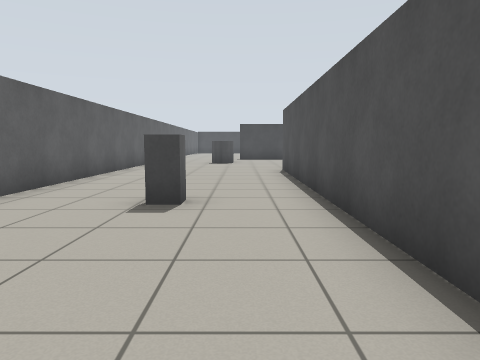
[1] (above)

24 first-person views from a walk through a world built for the Gazebo simulator. The camera is 0.87 m above the floor, tilts 6° down and sees 70° across. Floor lines are 1 m apart. The floor is counted in squares, 1 m on a side. Each view is taken from the middle of a square. On the plan, view 1 faces up. The plan holds only what a view shows up to about 12 squares ahead; the rest is blank. The place goes on beyond the plan.

[2]
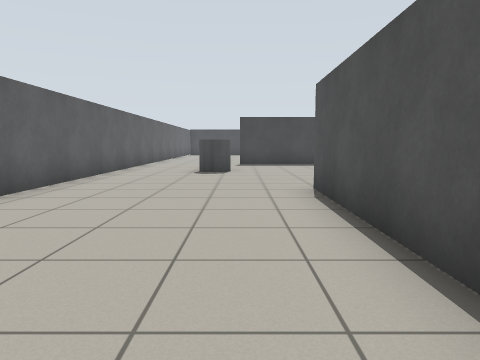

[3]
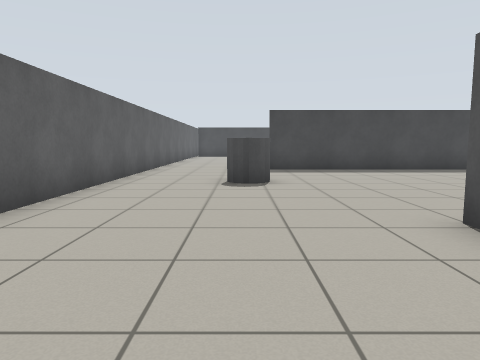

[4]
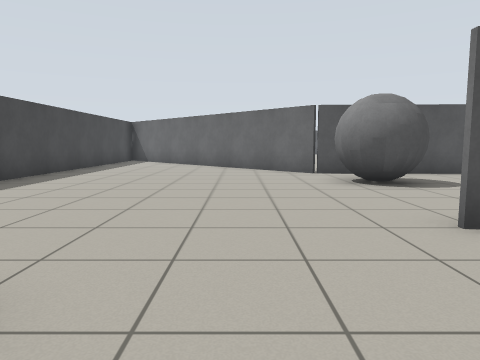

[5]
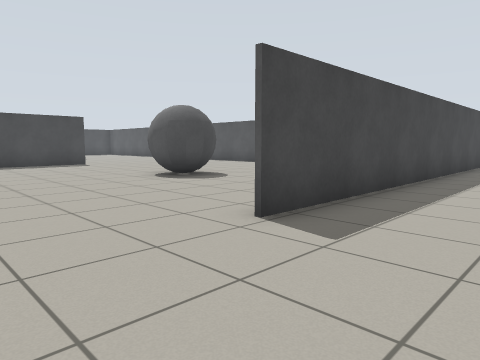

[6]
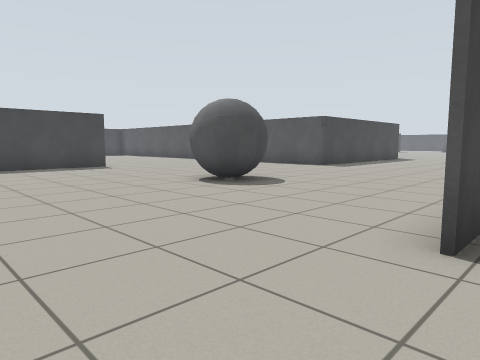

[7]
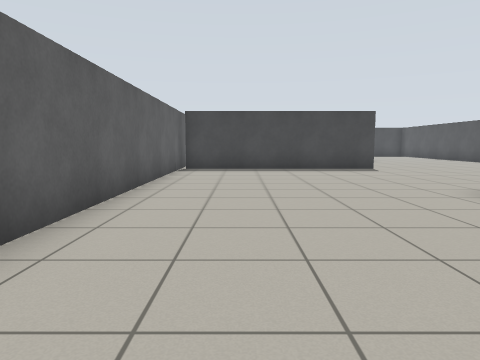

[8]
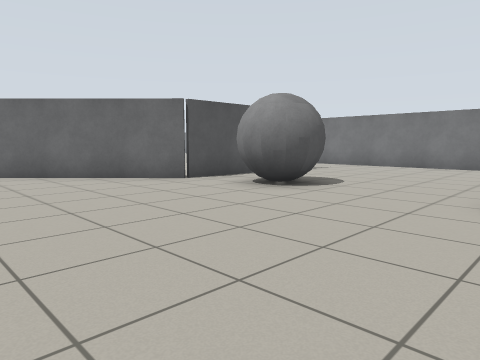

[9]
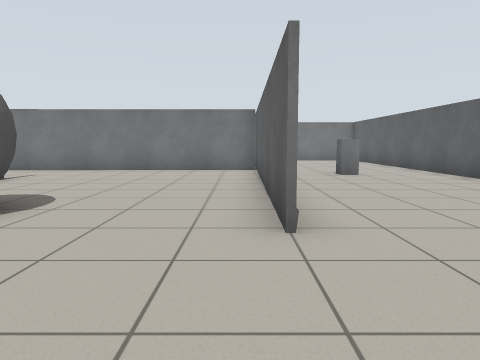

[10]
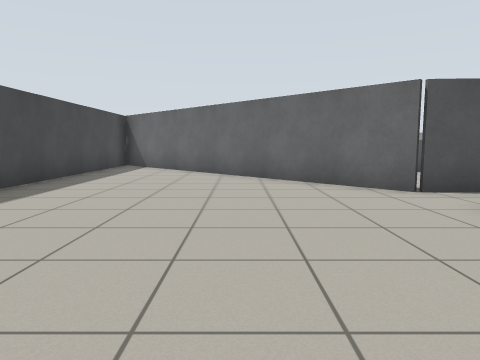

[11]
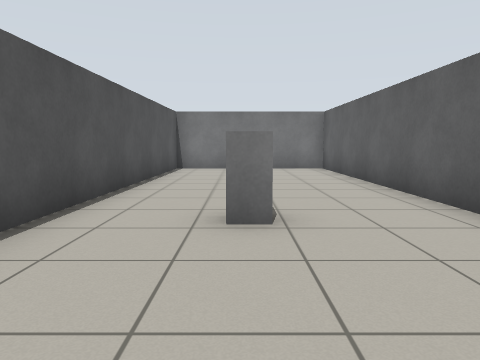

[12]
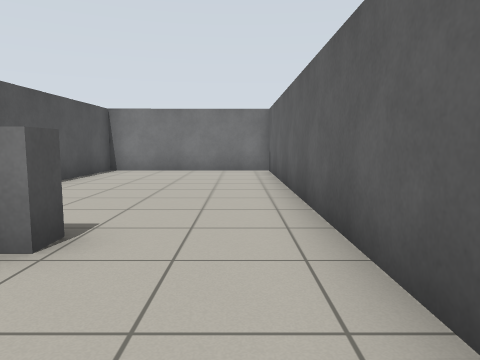

[13]
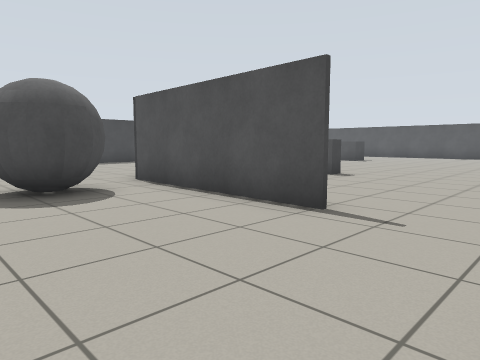

[14]
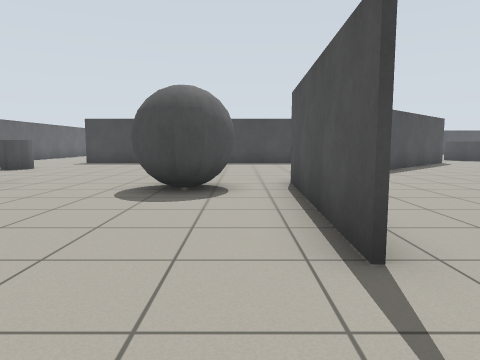

[15]
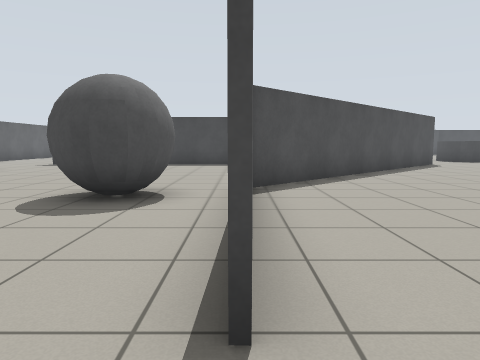

[16]
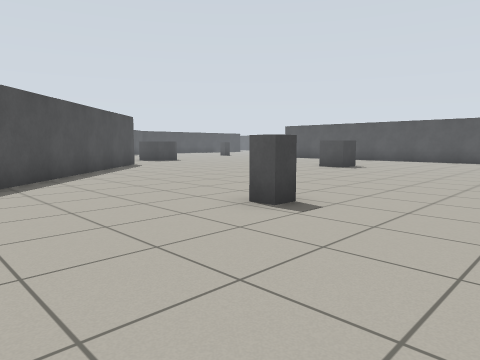

[17]
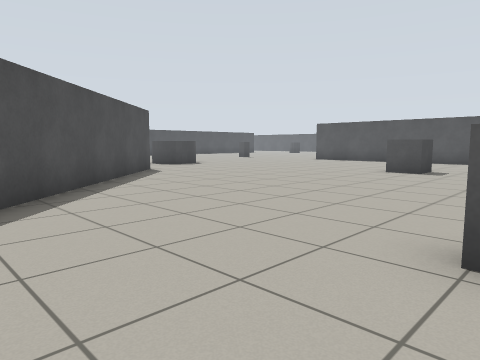

[18]
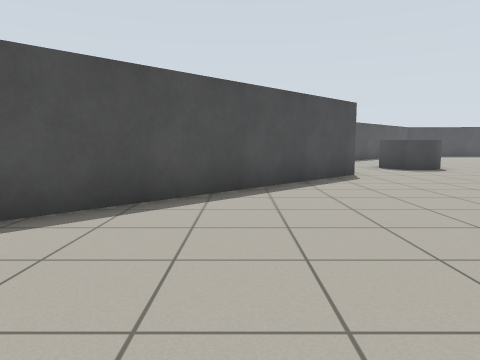

[19]
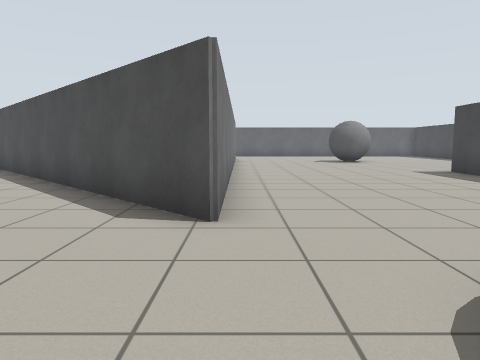

[20]
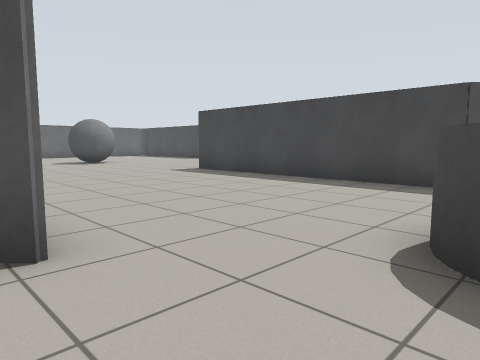

[21]
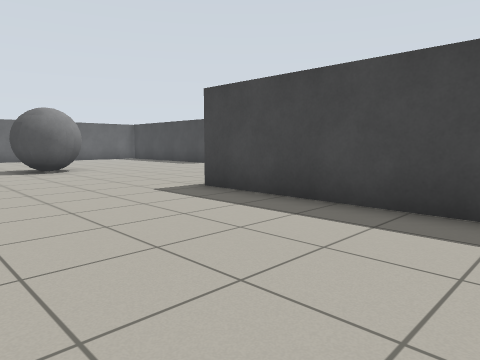

[22]
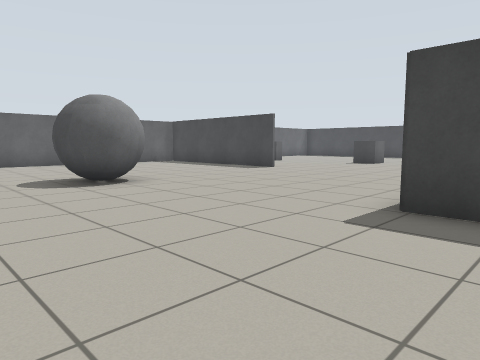

[23]
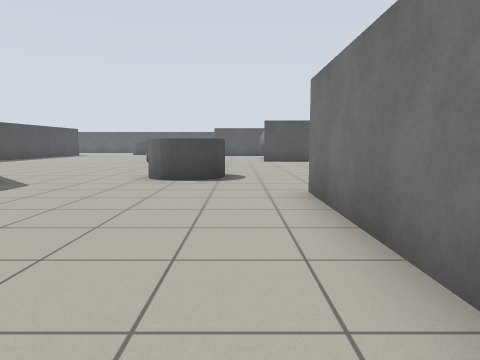

[24]
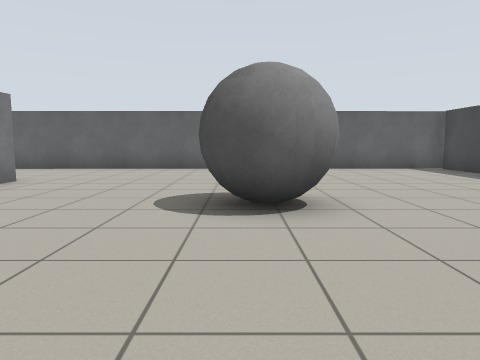

### Floor plan
Points are (right, up) in squares from view 1. A wall is a line through its corners. A room is listed if a view was taken in it or the views show most of it. See-through windows are left out.
Room 1 (views 1, 2, 3, 4, 5, 6, 7, 8, 9, 10, 11, 12, 13, 14, 15, 16, 17, 18, 19, 20, 21, 22, 23, 24)
walls: (8.9, 19.7) (16.3, 19.7) (8.2, 11.7); (14.3, 19.6) (0, 19.6); (7.9, 6.3) (8.2, 11.8) (14.2, 17.8); (0, 19.7) (0.6, 19.7); (17.5, 26.6) (9.2, 26.6); (2.7, 32) (-4.1, 32) (-3.9, -3.2) (1.3, -3.2) (1.5, 11.8) (1.4, 3.5) (9.7, 3.6)
low walls: (8.1, 7.4) (8.1, 6.4)
objects: other object (-1, 5); grey cylinder (-1, 16); other object (2, 25) to (4, 26); other object (5, 10) to (7, 12); other object (13, 9); grey cylinder (18, 22) to (20, 23); other object (21, 13)

Where each view was taken, in squares from view 1:
view 1: 0 up, 0 right, facing up
view 2: 5 up, 0 right, facing up
view 3: 8 up, 1 left, facing up
view 4: 14 up, 2 left, facing right
view 5: 17 up, 3 left, facing up-right
view 6: 19 up, 3 left, facing up-right
view 7: 20 up, 2 left, facing up
view 8: 17 up, 1 right, facing down-right
view 9: 15 up, 2 right, facing down
view 10: 15 up, 2 right, facing right
view 11: 9 up, 1 left, facing down
view 12: 8 up, 3 left, facing down
view 13: 4 up, 4 right, facing up-right
view 14: 4 up, 7 right, facing up
view 15: 5 up, 8 right, facing up
view 16: 6 up, 9 right, facing up-right
view 17: 9 up, 10 right, facing up-right
view 18: 10 up, 13 right, facing up
view 19: 20 up, 20 right, facing left
view 20: 19 up, 19 right, facing up-left
view 21: 22 up, 15 right, facing up-left
view 22: 22 up, 11 right, facing up-left
view 23: 21 up, 10 right, facing right
view 24: 25 up, 8 right, facing left
